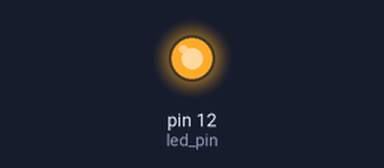
Recording of a sketch running on a simulated Arduino Mega 2560, built with avr-gcc and run on an emulated ATmega2560. Shown: output pins drawn as LEDs (lit = HIGH).

Above: at 0.1 s.
At 1.6 s:
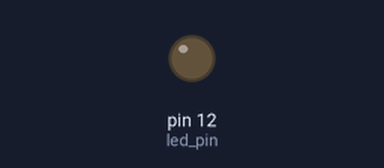
Timing chart, 0 to 3.1 s (numbered marks = the images above):
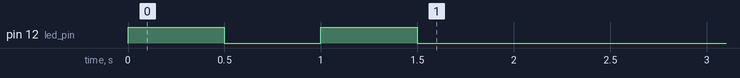

The sketch:

serial_char.ino
```cpp
int led_pin = 12;
boolean on = false;

void setup() {
  pinMode(led_pin, OUTPUT);
  digitalWrite(led_pin, HIGH);
  delay(500);
  digitalWrite(led_pin, LOW);
  delay(500);
  digitalWrite(led_pin, HIGH);
  delay(500);
  digitalWrite(led_pin, LOW);

  Serial1.begin(9600);
}

void loop() {
  char c;

  if (Serial1.available() > 0) {
    c = Serial1.read();

    on = !on;
    if (on)
      digitalWrite(led_pin, HIGH);
    else
      digitalWrite(led_pin, LOW);

    //    if (c >= '0' && c < '9')
    c++;
    Serial1.print(c);
  }

  delay(1000);
}
```
